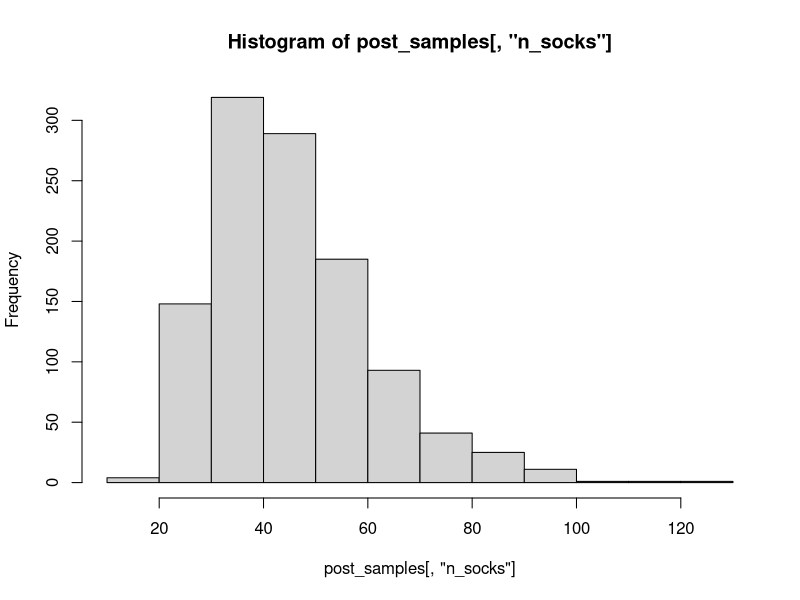

Source code (R):
n_picked <- 11 # The number of socks to pick out of the laundry

sock_sim <- replicate(10000, {
  # Generating a sample of the parameters from the priors
  prior_mu <- 30
  prior_sd <- 15
  prior_size <- -prior_mu^2 / (prior_mu - prior_sd^2)
  n_socks <- rnbinom(1, mu = prior_mu, size = prior_size)
  prop_pairs <- rbeta(1, shape1 = 15, shape2 = 2) 
  n_pairs <- round(floor(n_socks / 2) * prop_pairs)
  n_odd <- n_socks - n_pairs * 2
  
  # Simulating picking out n_picked socks
  socks <- rep(seq_len(n_pairs + n_odd), rep(c(2, 1), c(n_pairs, n_odd)))
  picked_socks <- sample(socks, size =  min(n_picked, n_socks))
  sock_counts <- table(picked_socks)
  
  # Returning the parameters and counts of the number of matched 
  # and unique socks among those that were picked out.
  c(unique = sum(sock_counts == 1), pairs = sum(sock_counts == 2),
    n_socks = n_socks, n_pairs = n_pairs, n_odd = n_odd, prop_pairs = prop_pairs)
})

# just translating sock_sim to get one variable per column
sock_sim <- t(sock_sim) 
head(sock_sim)

post_samples <- sock_sim[sock_sim[, "unique"] == 11 & 
                         sock_sim[, "pairs" ] == 0 , ]

numsocks <- median(post_samples[,"n_socks"])
print(paste("number of socks: ", numsocks))

hist(post_samples[,"n_socks"])

